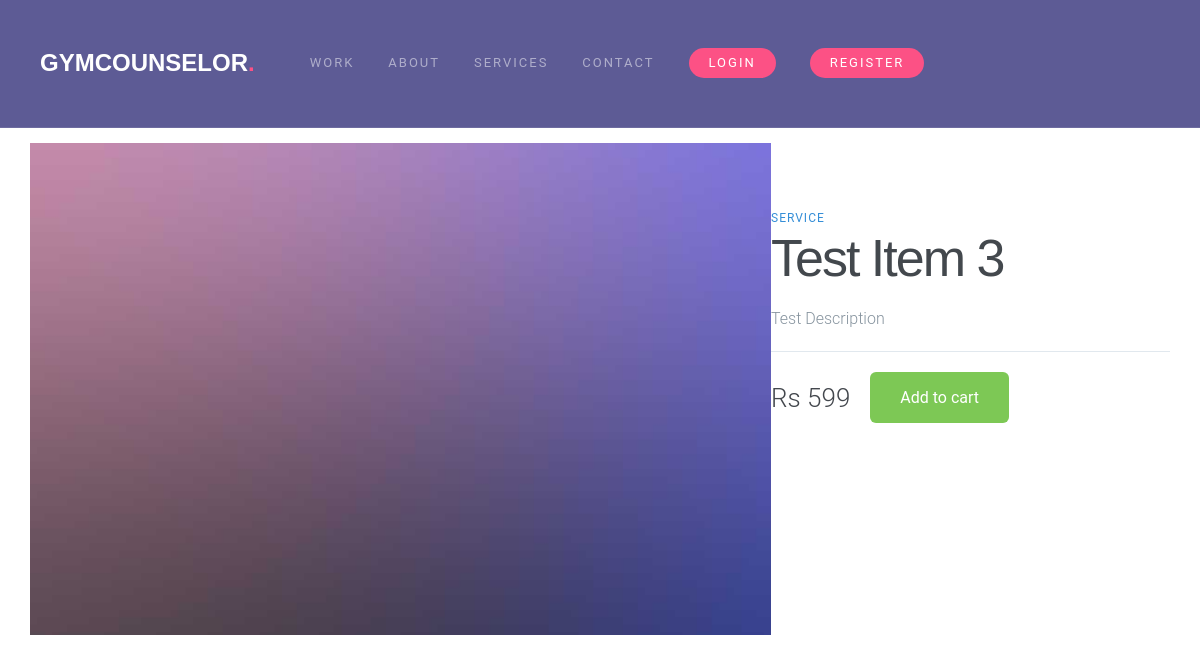
Page /product/1 on the committed database.
### services/models.py (models this page shows, shortened)
class Service(models.Model):
    name = models.CharField(max_length=120, blank=True, null=True)
    price = models.IntegerField(blank=True, null=True)
    des = models.CharField(max_length=500, blank=True, null=True)
    is_enrolled = models.BooleanField(null=True, blank=True, default=False)

### products/views.py (the view)
# urls.py: path('product/<prod_id>', prod_view, name='prod_detail'),
def prod_view(request, prod_id):
    user = request.user
    try:
        service = Service.objects.get(id=prod_id)
    except:
        service = None
    allService = Service.objects.all()
    context = {
        'title': service.name,
        'product': service,
        'allService': allService,
        'users': user,
    }
    return render(request, 'products/product.html', context)

### templates/products/product.html (shortened to what this page needs)
{% extends 'base/base.html' %}
{% load static %}
{% block content %}
    <nav class="fh5co-nav" style="background-color: #5D5B95; position: initial !important;" role="navigation">
		<div class="top-menu">
			<div class="container">
				<div class="row">
					<div class="col-xs-2">
						<div id="fh5co-logo"><a href="{% url 'home' %}">gymCOUNSELOR<span>.</span></a></div>
					</div>
					<div class="col-xs-10 text-right menu-1">
						<ul>
							<li><a href="{% url 'work' %}">Work</a></li>
							<li><a href="{% url 'about' %}">About</a></li>
							<li>
								<a href="{% url 'services' %}">Services</a>
							</li>
							<li><a href="{% url 'contact' %}">Contact</a></li>
                            {% if request.user.is_authenticated %}
                                <li class="btn-cta"><a href="{% url 'dashboard' %}">{{ users.first_name }}</a></li>
                            {% else %}
                                <li class="btn-cta"><a href="{% url 'login' %}"><span>Login</span></a></li>
                                <li class="btn-cta"><a href="{% url 'register' %}"><span>Register</span></a></li>
                            {% endif %}
						</ul>
					</div>
				</div>
			</div>
		</div>
	</nav>
    <main class="container">
      <div class="left-column">
        <img data-image="black" src="{% static 'images/project1.jpg' %}" alt="">
      </div>
      <div class="right-column">
            <div class="product-description">
              <span>Service</span>
              <h1>{{ product.name }}</h1>
              <p>{{ product.des }}</p>
            </div>
            <div class="product-price">
                <span>Rs {{ product.price }}</span>
                <a href="#" class="cart-btn">Add to cart</a>
            </div>
        </div>
    </main>
{% endblock %}

### static/CSS/main.css (style rules this page uses)
html, body, div, span, applet, object, iframe, h1, h2, h3, h4, h5, h6, p, blockquote, pre, a, abbr, acronym, address, big, cite, code, del, dfn, em, img, ins, kbd, q, s, samp, small, strike, strong, sub, sup, tt, var, b, u, i, center, dl, dt, dd, ol, ul, li, fieldset, form, label, legend, table, caption, tbody, tfoot, thead, tr, th, td, article, aside, canvas, details, embed, figure, figcaption, footer, header, hgroup, menu, nav, output, ruby, section, summary, time, mark, audio, video { margin: 0; padding: 0; border: 0; font-size: 100%; font: inherit; vertical-align: baseline; }
article, aside, details, figcaption, figure, footer, header, hgroup, menu, nav, section { display: block; }
body { line-height: 1; }
ol, ul { list-style: none; }

### static/CSS/style.css (style rules this page uses)
body { font-family: "Work Sans", Arial, sans-serif; font-weight: 400; font-size: 16px; line-height: 1.7; color: #828282; background: #fff; }
a { color: #FC5185; -webkit-transition: 0.5s; -o-transition: 0.5s; transition: 0.5s; }
p { margin-bottom: 20px; }
h1, h2, h3, h4, h5, h6, figure { color: #000; font-family: "Work Sans", Arial, sans-serif; font-weight: 400; margin: 0 0 20px 0; }
.fh5co-nav { position: absolute; top: 0; margin: 0; padding: 0; width: 100%; padding: 0; z-index: 1001; }
.fh5co-nav .top-menu { border-bottom: 1px solid rgba(255, 255, 255, 0.1); padding: 28px 0; }
.fh5co-nav #fh5co-logo { font-size: 24px; margin: 0; padding: 0; text-transform: uppercase; font-weight: bold; font-weight: 700; font-family: "Work Sans", Arial, sans-serif; }
.fh5co-nav #fh5co-logo a span { color: #FC5185; }
.fh5co-nav a { padding: 5px 10px; color: #fff; }
.fh5co-nav ul { padding: 0; margin: 5px 0 0 0; }
.fh5co-nav ul li { padding: 0; margin: 0; list-style: none; display: inline; }
.fh5co-nav ul li a { font-size: 13px; padding: 30px 15px; text-transform: uppercase; color: rgba(255, 255, 255, 0.5); letter-spacing: 2px; -webkit-transition: 0.5s; -o-transition: 0.5s; transition: 0.5s; }
.fh5co-nav ul li.btn-cta a { color: #fff; }
.fh5co-nav ul li.btn-cta a span { background: #FC5185; padding: 4px 20px; display: -moz-inline-stack; display: inline-block; zoom: 1; *display: inline; -webkit-transition: 0.3s; -o-transition: 0.3s; transition: 0.3s; -webkit-border-radius: 100px; -moz-border-radius: 100px; -ms-border-radius: 100px; border-radius: 100px; }

### templates/products/product.html (style rules this page uses)
html, body { height: 100%; width: 100%; margin: 0; font-family: 'Roboto', sans-serif; }
.container { max-width: 1200px; margin: 0 auto; padding: 15px; display: flex; }
.left-column { width: 65%; position: relative; }
.right-column { width: 35%; margin-top: 60px; }
.left-column img { width: 100%; position: absolute; left: 0; top: 0; transition: all 0.3s ease; }
.product-description { border-bottom: 1px solid #E1E8EE; margin-bottom: 20px; }
.product-description span { font-size: 12px; color: #358ED7; letter-spacing: 1px; text-transform: uppercase; text-decoration: none; }
.product-description h1 { font-weight: 300; font-size: 52px; color: #43484D; letter-spacing: -2px; }
.product-description p { font-size: 16px; font-weight: 300; color: #86939E; line-height: 24px; }
.product-price { display: flex; align-items: center; }
.product-price span { font-size: 26px; font-weight: 300; color: #43474D; margin-right: 20px; }
.cart-btn { display: inline-block; background-color: #7DC855; border-radius: 6px; font-size: 16px; color: #FFFFFF; text-decoration: none; padding: 12px 30px; transition: all .5s; }

### rows in the picture
Service: name "Test Item 3", des "Test Description", price "599"
